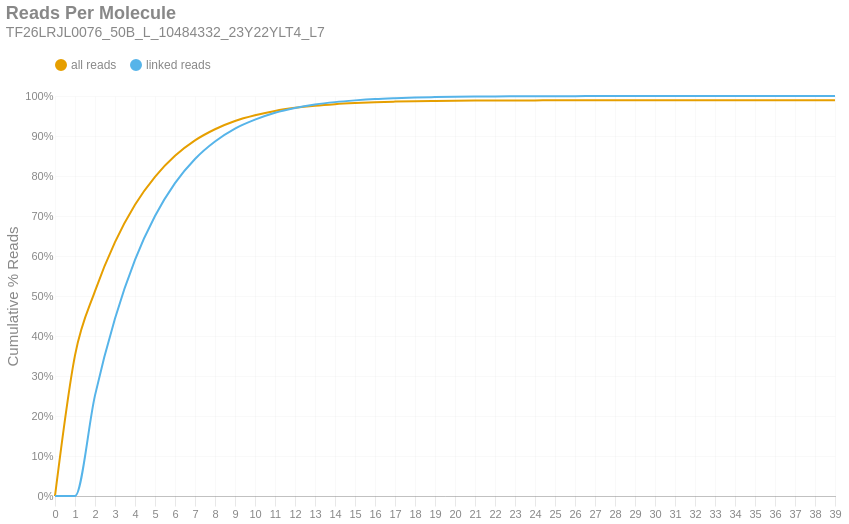

Write notebook code for a chart like this one.
### Markdown cell above
### Reads per Molecule
This chart shows the cumulative distribution of the number of reads per linked molecule. That is, how many alignments are associated with a unique molecule. This excludes the number of reads associated with invalid or absent linked-read barcodes. The `linked` histogram is the percentages recalculated when disregarding singletons.

### Code cell
if SKIPLR:
    print_html(f"Skipped")
else:
    counts = np.bincount(valids['reads'].cast(pl.Int64).to_numpy())
    weighted = counts * np.arange(len(counts))
    all_perc = weighted / n_reads
    linked_perc = weighted / n_linked_reads
    linked_perc[1] = 0
    binned_df = pl.DataFrame({
        'readsper': list(range(len(counts))),
        'all reads (cumsum)': np.cumsum(all_perc).tolist(),
        'linked reads (cumsum)': np.cumsum(linked_perc).tolist(),
    })

    with SafeRender(binned_df):
        (
            density_plot(binned_df, 'Reads Per Molecule', samplename, 'readspmol')
            .encode(
                x=alt.X('readsper:O', title=None).axis(labelAngle=0).scale(padding=0),
                y=alt.Y('value:Q', title='Cumulative % Reads').axis(format='%').stack(False),
                color=alt.Color("key:N").scale(domain=["all reads", "linked reads"]),
                tooltip=[
                    alt.Tooltip("key:N", title="Data Type"),
                    alt.Tooltip("readsper:O", title="Reads Per Molecule"),
                    alt.Tooltip("value:Q", format=".2%", title="% Reads (Cum.)")
                ]            
            )
        ).display()

### Figure 1 — Vega-Lite specification as saved in the notebook (floating-point values rounded to 4 significant figures)
{"width": "container", "height": 400, "config": {"title": {"anchor": "start", "dy": -15, "fontSize": 18, "color": "#888888", "subtitleColor": "#888888", "subtitleFontSize": 14}, "arc": {"fill": "#0072B2"}, "axis": {"domainColor": "#888888", "domainWidth": 0.5, "gridWidth": 0.2, "grid": false, "titleFontWeight": 400, "titleFontSize": 15, "labelFontSize": 11, "labelColor": "#888888", "tickColor": "#888888", "tickWidth": 0.2, "titleColor": "#888888"}, "axisBand": {"grid": false}, "axisX": {"grid": true, "tickSize": 10, "domainCap": "round"}, "axisY": {"domain": false, "grid": true, "tickSize": 0, "domainCap": "round"}, "background": "transparent", "header": {"labelFontSize": 15, "labelColor": "#888888", "titleFontSize": 15, "titleFontWeight": 600, "titleColor": "#888888"}, "legend": {"labelFont": "sans-serif", "labelFontSize": 12, "labelColor": "#888888", "symbolSize": 100, "symbolType": "circle", "titleFontSize": 12, "titlePadding": 10, "titleColor": "#888888", "title": null, "orient": "top"}, "range": {"category": ["#E69F00", "#56B4E9", "#009E73", "#F0E442", "#0072B2", "#D55E00", "#CC79A7", "#000000"], "diverging": ["#cfe8f3", "#a2d4ec", "#73bfe2", "#46abdb", "#1696d2", "#12719e"]}, "area": {"fill": "#0072B2", "fillOpacity": 0.7, "line": true, "strokeOpacity": 0.7}, "line": {"color": "#0072B2", "stroke": "#0072B2", "strokeWidth": 2}, "trail": {"color": "#0072B2", "stroke": "#0072B2", "strokeWidth": 0, "size": 1}, "point": {"filled": true, "fillOpacity": 1.0, "size": 95}, "text": {"color": "#888888", "fontSize": 11, "align": "right", "fontWeight": 400, "size": 11}, "bar": {"fill": "#0072B2", "stroke": null}, "view": {"stroke": null, "continuousWidth": 660, "continuousHeight": 400}}, "data": {"name": "data-07242c69643ff77fd5aaab1e20f111e0"}, "mark": {"type": "line", "interpolate": "monotone", "point": {"opacity": 0, "size": 275}}, "encoding": {"color": {"field": "key", "scale": {"domain": ["all reads", "linked reads"]}, "type": "nominal"}, "tooltip": [{"field": "key", "title": "Data Type", "type": "nominal"}, {"field": "readsper", "title": "Reads Per Molecule", "type": "ordinal"}, {"field": "value", "format": ".2%", "title": "% Reads (Cum.)", "type": "quantitative"}], "x": {"axis": {"labelAngle": 0}, "field": "readsper", "scale": {"padding": 0}, "title": null, "type": "ordinal"}, "y": {"axis": {"format": "%"}, "field": "value", "stack": false, "title": "Cumulative % Reads", "type": "quantitative"}}, "params": [{"name": "param_c36ac31b6afebe62", "select": {"type": "point", "fields": ["key"]}, "bind": "legend"}], "title": {"text": "Reads Per Molecule", "subtitle": "TF26LRJL0076_50B_L_10484332_23Y22YLT4_L7"}, "transform": [{"fold": ["all reads (cumsum)", "linked reads (cumsum)"]}, {"calculate": "replace(datum.key, ' (cumsum)', '')", "as": "key"}, {"filter": {"param": "param_c36ac31b6afebe62"}}], "usermeta": {"embedOptions": {"downloadFileName": "TF26LRJL0076_50B_L_10484332_23Y22YLT4_L7.readspmol"}}, "$schema": "https://vega.github.io/schema/vega-lite/v6.4.1.json", "datasets": {"data-07242c69643ff77fd5aaab1e20f111e0": [{"readsper": 0, "all reads (cumsum)": 0.0, "linked reads (cumsum)": 0.0}, {"readsper": 1, "all reads (cumsum)": 0.3517, "linked reads (cumsum)": 0.0}, {"readsper": 2, "all reads (cumsum)": 0.5121, "linked reads (cumsum)": 0.2516}, {"readsper": 3, "all reads (cumsum)": 0.6347, "linked reads (cumsum)": 0.4437}, {"readsper": 4, "all reads (cumsum)": 0.7282, "linked reads (cumsum)": 0.5905}, {"readsper": 5, "all reads (cumsum)": 0.798, "linked reads (cumsum)": 0.6998}, {"readsper": 6, "all reads (cumsum)": 0.8505, "linked reads (cumsum)": 0.7821}, {"readsper": 7, "all reads (cumsum)": 0.889, "linked reads (cumsum)": 0.8426}, {"readsper": 8, "all reads (cumsum)": 0.9168, "linked reads (cumsum)": 0.8862}, {"readsper": 9, "all reads (cumsum)": 0.9374, "linked reads (cumsum)": 0.9185}, {"readsper": 10, "all reads (cumsum)": 0.9517, "linked reads (cumsum)": 0.9409}, {"readsper": 11, "all reads (cumsum)": 0.9627, "linked reads (cumsum)": 0.9582}, {"readsper": 12, "all reads (cumsum)": 0.9704, "linked reads (cumsum)": 0.9702}, {"readsper": 13, "all reads (cumsum)": 0.9758, "linked reads (cumsum)": 0.9787}, {"readsper": 14, "all reads (cumsum)": 0.9796, "linked reads (cumsum)": 0.9847}, {"readsper": 15, "all reads (cumsum)": 0.9824, "linked reads (cumsum)": 0.9891}, {"readsper": 16, "all reads (cumsum)": 0.9846, "linked reads (cumsum)": 0.9925}, {"readsper": 17, "all reads (cumsum)": 0.986, "linked reads (cumsum)": 0.9947}, {"readsper": 18, "all reads (cumsum)": 0.987, "linked reads (cumsum)": 0.9963}, {"readsper": 19, "all reads (cumsum)": 0.9876, "linked reads (cumsum)": 0.9973}, {"readsper": 20, "all reads (cumsum)": 0.9882, "linked reads (cumsum)": 0.9981}, {"readsper": 21, "all reads (cumsum)": 0.9885, "linked reads (cumsum)": 0.9987}, {"readsper": 22, "all reads (cumsum)": 0.9888, "linked reads (cumsum)": 0.999}, {"readsper": 23, "all reads (cumsum)": 0.9889, "linked reads (cumsum)": 0.9992}, {"readsper": 24, "all reads (cumsum)": 0.989, "linked reads (cumsum)": 0.9994}, {"readsper": 25, "all reads (cumsum)": 0.9891, "linked reads (cumsum)": 0.9996}, {"readsper": 26, "all reads (cumsum)": 0.9892, "linked reads (cumsum)": 0.9996}, {"readsper": 27, "all reads (cumsum)": 0.9893, "linked reads (cumsum)": 0.9998}, {"readsper": 28, "all reads (cumsum)": 0.9893, "linked reads (cumsum)": 0.9998}, {"readsper": 29, "all reads (cumsum)": 0.9893, "linked reads (cumsum)": 0.9999}, {"readsper": 30, "all reads (cumsum)": 0.9893, "linked reads (cumsum)": 0.9999}, {"readsper": 31, "all reads (cumsum)": 0.9894, "linked reads (cumsum)": 0.9999}, {"readsper": 32, "all reads (cumsum)": 0.9894, "linked reads (cumsum)": 1.0}, {"readsper": 33, "all reads (cumsum)": 0.9894, "linked reads (cumsum)": 1.0}, {"readsper": 34, "all reads (cumsum)": 0.9894, "linked reads (cumsum)": 1.0}, {"readsper": 35, "all reads (cumsum)": 0.9894, "linked reads (cumsum)": 1.0}, {"readsper": 36, "all reads (cumsum)": 0.9894, "linked reads (cumsum)": 1.0}, {"readsper": 37, "all reads (cumsum)": 0.9894, "linked reads (cumsum)": 1.0}, {"readsper": 38, "all reads (cumsum)": 0.9894, "linked reads (cumsum)": 1.0}, {"readsper": 39, "all reads (cumsum)": 0.9894, "linked reads (cumsum)": 1.0}]}}
